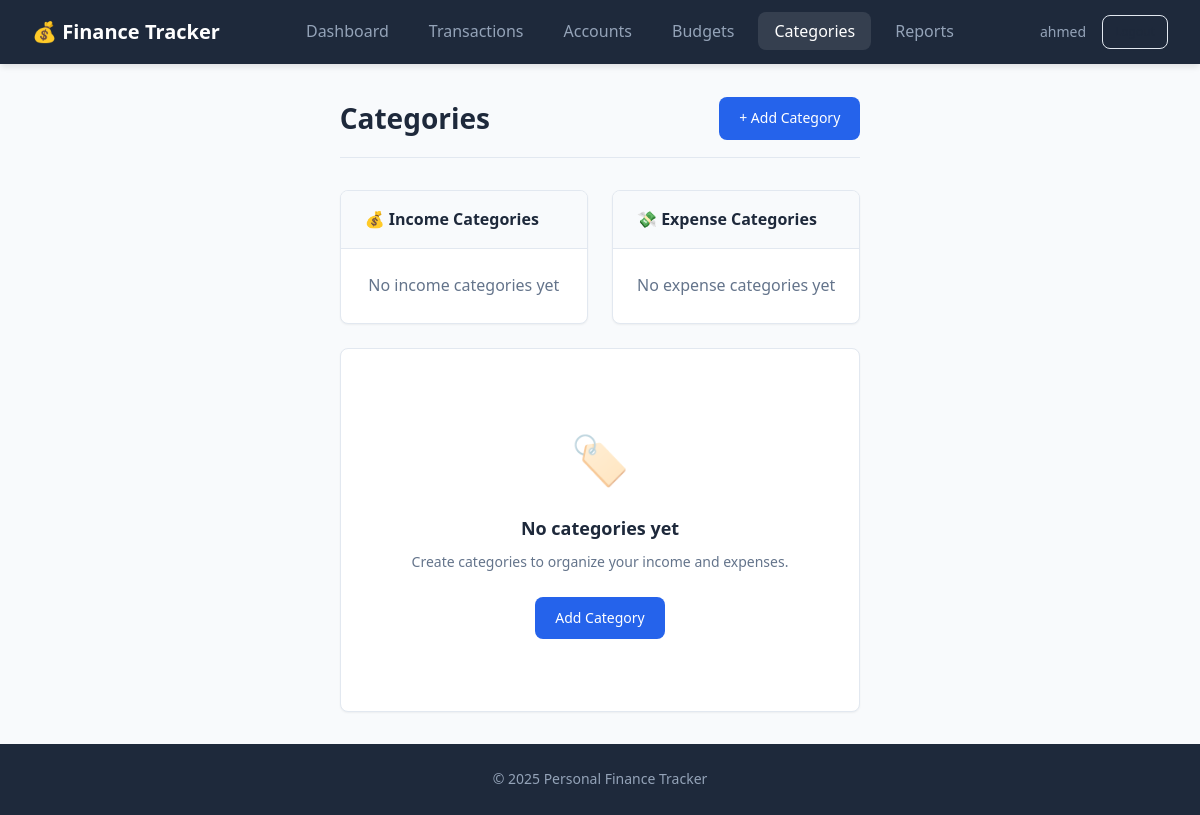
The app's page /categories (signed in), older data.
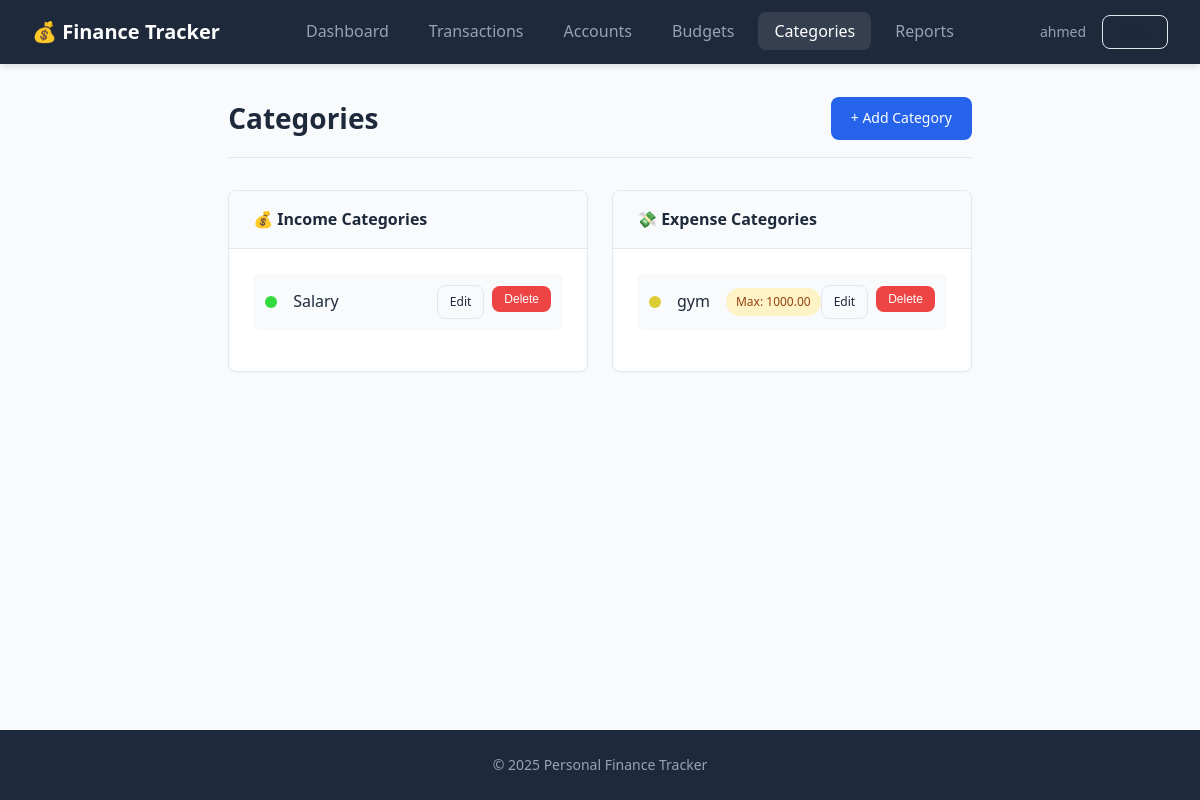
The same page, newer data.
### src/app/models/finance_models.py (models this page shows, shortened)
class Category(db.Model):
    __tablename__ = 'category'
    id: Mapped[int] = mapped_column(Integer, primary_key=True, autoincrement=True)
    user_id: Mapped[int] = mapped_column(
        Integer, ForeignKey('user.id', ondelete='CASCADE'), nullable=False
    )
    name: Mapped[str] = mapped_column(String(100), nullable=False)
    category_type: Mapped[str] = mapped_column(String(10), nullable=False)
    color: Mapped[Optional[str]] = mapped_column(String(7))
    max_single_amount: Mapped[Optional[Decimal]] = mapped_column(DECIMAL(10, 2))
    user: Mapped["User"] = relationship("User", back_populates="categories")
    transactions: Mapped[List["Transaction"]] = relationship(
        "Transaction", back_populates="category", cascade="all, delete-orphan"
    )
    budgets: Mapped[List["Budget"]] = relationship(
        "Budget", back_populates="category", cascade="all, delete-orphan"
    )
    transaction_templates: Mapped[List["TransactionTemplate"]] = relationship(
        "TransactionTemplate", back_populates="category"
    )

### src/app/controllers/category_routes.py (the view)
@category_bp.route('/categories')
@login_required
def categories():
    user_categories = Category.query.filter_by(user_id=current_user.id).all()
    income_categories = [c for c in user_categories if c.category_type == 'Income']
    expense_categories = [c for c in user_categories if c.category_type == 'Expense']
    return render_template(
        'categories.html',
        income_categories=income_categories,
        expense_categories=expense_categories
    )

### src/app/__init__.py (called while the page is built)
def _init_extensions(app: Flask) -> None:
    database.init_app(app)
    bcrypt.init_app(app)
    login_manager.init_app(app)
    @login_manager.user_loader
    def load_user(user_id: str):
        from .models import User
        return User.query.get(int(user_id))

### src/app/templates/categories.html (shortened to what this page needs)
{% extends "base.html" %}
{% block content %}
<div class="page-header">
    <h1>Categories</h1>
    <a href="{{ url_for('category.add_category') }}" class="btn btn-primary">+ Add Category</a>
</div>
<div class="grid grid-2">
    <div class="card">
        <div class="card-header">
            <h3>💰 Income Categories</h3>
        </div>
        <div class="card-body">
            {% if income_categories %}
                {% for category in income_categories %}
                <div class="flex flex-between flex-center mb-2" style="padding: 0.75rem; background: var(--bg-primary); border-radius: var(--border-radius);">
                    <div class="flex flex-center gap-1">
                        <span class="category-dot" style="background-color: {{ category.color or '#10b981' }}"></span>
                        <span>{{ category.name }}</span>
                    </div>
                    <div class="table-actions">
                        <a href="{{ url_for('category.edit_category', category_id=category.id) }}" class="btn btn-sm btn-outline">Edit</a>
                        <form method="POST" action="{{ url_for('category.delete_category', category_id=category.id) }}" style="display:inline;" onsubmit="return confirm('Delete this category?');">
                            <button type="submit" class="btn btn-sm btn-danger">Delete</button>
                        </form>
                    </div>
                </div>
                {% endfor %}
            {% else %}
                <p class="text-muted text-center">No income categories yet</p>
            {% endif %}
        </div>
    </div>
    <div class="card">
        <div class="card-header">
            <h3>💸 Expense Categories</h3>
        </div>
        <div class="card-body">
            {% if expense_categories %}
                {% for category in expense_categories %}
                <div class="flex flex-between flex-center mb-2" style="padding: 0.75rem; background: var(--bg-primary); border-radius: var(--border-radius);">
                    <div class="flex flex-center gap-1">
                        <span class="category-dot" style="background-color: {{ category.color or '#ef4444' }}"></span>
                        <span>{{ category.name }}</span>
                        {% if category.max_single_amount %}
                        <span class="badge badge-warning" style="margin-left: 0.5rem;">Max: {{ "%.2f"|format(category.max_single_amount) }}</span>
                        {% endif %}
                    </div>
                    <div class="table-actions">
                        <a href="{{ url_for('category.edit_category', category_id=category.id) }}" class="btn btn-sm btn-outline">Edit</a>
                        <form method="POST" action="{{ url_for('category.delete_category', category_id=category.id) }}" style="display:inline;" onsubmit="return confirm('Delete this category?');">
                            <button type="submit" class="btn btn-sm btn-danger">Delete</button>
                        </form>
                    </div>
                </div>
                {% endfor %}
            {% else %}
                <p class="text-muted text-center">No expense categories yet</p>
            {% endif %}
        </div>
    </div>
</div>
{% if not income_categories and not expense_categories %}
<div class="card mt-3">
    <div class="card-body">
        <div class="empty-state">
            <div class="empty-state-icon">🏷️</div>
            <h3>No categories yet</h3>
            <p>Create categories to organize your income and expenses.</p>
            <a href="{{ url_for('category.add_category') }}" class="btn btn-primary">Add Category</a>
        </div>
    </div>
</div>
{% endif %}
{% endblock %}

Row changes from the older to the newer data that the page shows:
added Category: name "Salary", shown under "💰 Income Categories"
added Category: name "gym", max_single_amount "1000.00", shown under "💸 Expense Categories"
Text that changed along with them:
text no longer shown: "No income categories yet No expense categories yet 🏷️ No categories yet Create categories to organize your income and expenses. Add Category"
